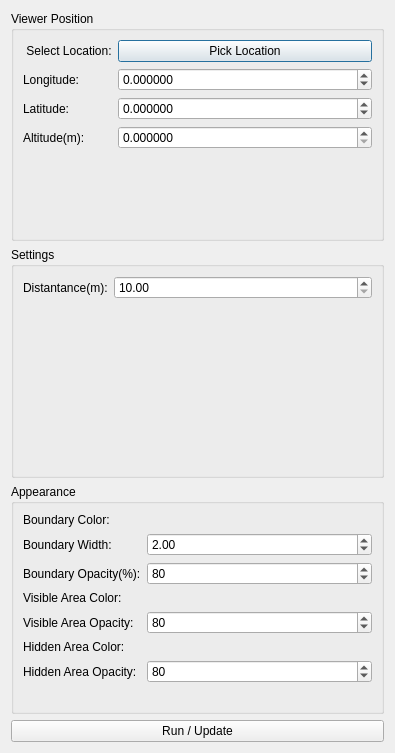
<?xml version="1.0" encoding="UTF-8"?>
<ui version="4.0">
 <class>VisibilityTestAreaWidget</class>
 <widget class="QDialog" name="VisibilityTestAreaWidget">
  <property name="geometry">
   <rect>
    <x>0</x>
    <y>0</y>
    <width>395</width>
    <height>753</height>
   </rect>
  </property>
  <property name="windowTitle">
   <string>Dialog</string>
  </property>
  <layout class="QVBoxLayout" name="verticalLayout">
   <item>
    <widget class="QGroupBox" name="groupBox">
     <property name="title">
      <string>Viewer Position</string>
     </property>
     <layout class="QFormLayout" name="formLayout">
      <item row="0" column="0">
       <widget class="QLabel" name="label">
        <property name="text">
         <string> Select Location:</string>
        </property>
       </widget>
      </item>
      <item row="0" column="1">
       <widget class="QPushButton" name="pb_pickLocation">
        <property name="text">
         <string>Pick Location</string>
        </property>
       </widget>
      </item>
      <item row="1" column="0">
       <widget class="QLabel" name="label_3">
        <property name="text">
         <string>Longitude:</string>
        </property>
       </widget>
      </item>
      <item row="1" column="1">
       <widget class="QDoubleSpinBox" name="sb_longitude">
        <property name="decimals">
         <number>6</number>
        </property>
        <property name="minimum">
         <double>-180.000000000000000</double>
        </property>
        <property name="maximum">
         <double>180.000000000000000</double>
        </property>
        <property name="singleStep">
         <double>0.001000000000000</double>
        </property>
       </widget>
      </item>
      <item row="2" column="0">
       <widget class="QLabel" name="label_2">
        <property name="text">
         <string>Latitude:</string>
        </property>
       </widget>
      </item>
      <item row="2" column="1">
       <widget class="QDoubleSpinBox" name="sb_latitude">
        <property name="decimals">
         <number>6</number>
        </property>
        <property name="minimum">
         <double>-180.000000000000000</double>
        </property>
        <property name="maximum">
         <double>180.000000000000000</double>
        </property>
        <property name="singleStep">
         <double>0.001000000000000</double>
        </property>
       </widget>
      </item>
      <item row="3" column="0">
       <widget class="QLabel" name="label_4">
        <property name="text">
         <string>Altitude(m):</string>
        </property>
       </widget>
      </item>
      <item row="3" column="1">
       <widget class="QDoubleSpinBox" name="sb_altitude">
        <property name="decimals">
         <number>6</number>
        </property>
        <property name="minimum">
         <double>0.000000000000000</double>
        </property>
        <property name="maximum">
         <double>99999999999999997748809823456034029568.000000000000000</double>
        </property>
        <property name="singleStep">
         <double>50.000000000000000</double>
        </property>
       </widget>
      </item>
     </layout>
    </widget>
   </item>
   <item>
    <widget class="QGroupBox" name="groupBox_4">
     <property name="title">
      <string>Settings</string>
     </property>
     <layout class="QFormLayout" name="formLayout_4">
      <item row="0" column="0">
       <widget class="QLabel" name="label_9">
        <property name="text">
         <string>Distantance(m):</string>
        </property>
       </widget>
      </item>
      <item row="0" column="1">
       <widget class="QDoubleSpinBox" name="sb_distance">
        <property name="minimum">
         <double>10.000000000000000</double>
        </property>
        <property name="maximum">
         <double>100000.000000000000000</double>
        </property>
        <property name="singleStep">
         <double>500.000000000000000</double>
        </property>
       </widget>
      </item>
     </layout>
    </widget>
   </item>
   <item>
    <widget class="QGroupBox" name="groupBox_3">
     <property name="title">
      <string>Appearance</string>
     </property>
     <layout class="QFormLayout" name="formLayout_3">
      <item row="0" column="0">
       <widget class="QLabel" name="label_bColor">
        <property name="text">
         <string>Boundary Color:</string>
        </property>
       </widget>
      </item>
      <item row="1" column="0">
       <widget class="QLabel" name="label_bWidth">
        <property name="text">
         <string>Boundary Width:</string>
        </property>
       </widget>
      </item>
      <item row="2" column="0">
       <widget class="QLabel" name="label_bOpacity">
        <property name="text">
         <string>Boundary Opacity(%):</string>
        </property>
       </widget>
      </item>
      <item row="3" column="0">
       <widget class="QLabel" name="label_13">
        <property name="text">
         <string>Visible Area Color:</string>
        </property>
       </widget>
      </item>
      <item row="4" column="0">
       <widget class="QLabel" name="label_14">
        <property name="text">
         <string>Visible Area Opacity:</string>
        </property>
       </widget>
      </item>
      <item row="5" column="0">
       <widget class="QLabel" name="label_15">
        <property name="text">
         <string>Hidden Area Color:</string>
        </property>
       </widget>
      </item>
      <item row="6" column="0">
       <widget class="QLabel" name="label_17">
        <property name="text">
         <string>Hidden Area Opacity:</string>
        </property>
       </widget>
      </item>
      <item row="3" column="1">
       <layout class="QVBoxLayout" name="vl_visibleAreaColor">
        <property name="spacing">
         <number>0</number>
        </property>
       </layout>
      </item>
      <item row="5" column="1">
       <layout class="QVBoxLayout" name="vl_hiddenAreaColor">
        <property name="spacing">
         <number>0</number>
        </property>
       </layout>
      </item>
      <item row="0" column="1">
       <layout class="QVBoxLayout" name="vl_boundaryColor">
        <property name="spacing">
         <number>0</number>
        </property>
       </layout>
      </item>
      <item row="1" column="1">
       <widget class="QDoubleSpinBox" name="sb_boundaryLineWidth">
        <property name="minimum">
         <double>1.000000000000000</double>
        </property>
        <property name="maximum">
         <double>10.000000000000000</double>
        </property>
        <property name="singleStep">
         <double>0.500000000000000</double>
        </property>
        <property name="value">
         <double>2.000000000000000</double>
        </property>
       </widget>
      </item>
      <item row="2" column="1">
       <widget class="QSpinBox" name="sb_boundarylineOpacity">
        <property name="minimum">
         <number>0</number>
        </property>
        <property name="maximum">
         <number>100</number>
        </property>
        <property name="value">
         <number>80</number>
        </property>
       </widget>
      </item>
      <item row="4" column="1">
       <widget class="QSpinBox" name="sb_visibleAreaOpacity">
        <property name="minimum">
         <number>0</number>
        </property>
        <property name="maximum">
         <number>100</number>
        </property>
        <property name="value">
         <number>80</number>
        </property>
       </widget>
      </item>
      <item row="6" column="1">
       <widget class="QSpinBox" name="sb_hiddenAreaOpacity">
        <property name="minimum">
         <number>0</number>
        </property>
        <property name="maximum">
         <number>100</number>
        </property>
        <property name="value">
         <number>80</number>
        </property>
       </widget>
      </item>
     </layout>
    </widget>
   </item>
   <item>
    <widget class="QPushButton" name="pb_runORupdate">
     <property name="text">
      <string>Run / Update</string>
     </property>
    </widget>
   </item>
  </layout>
 </widget>
 <resources/>
 <connections/>
</ui>
